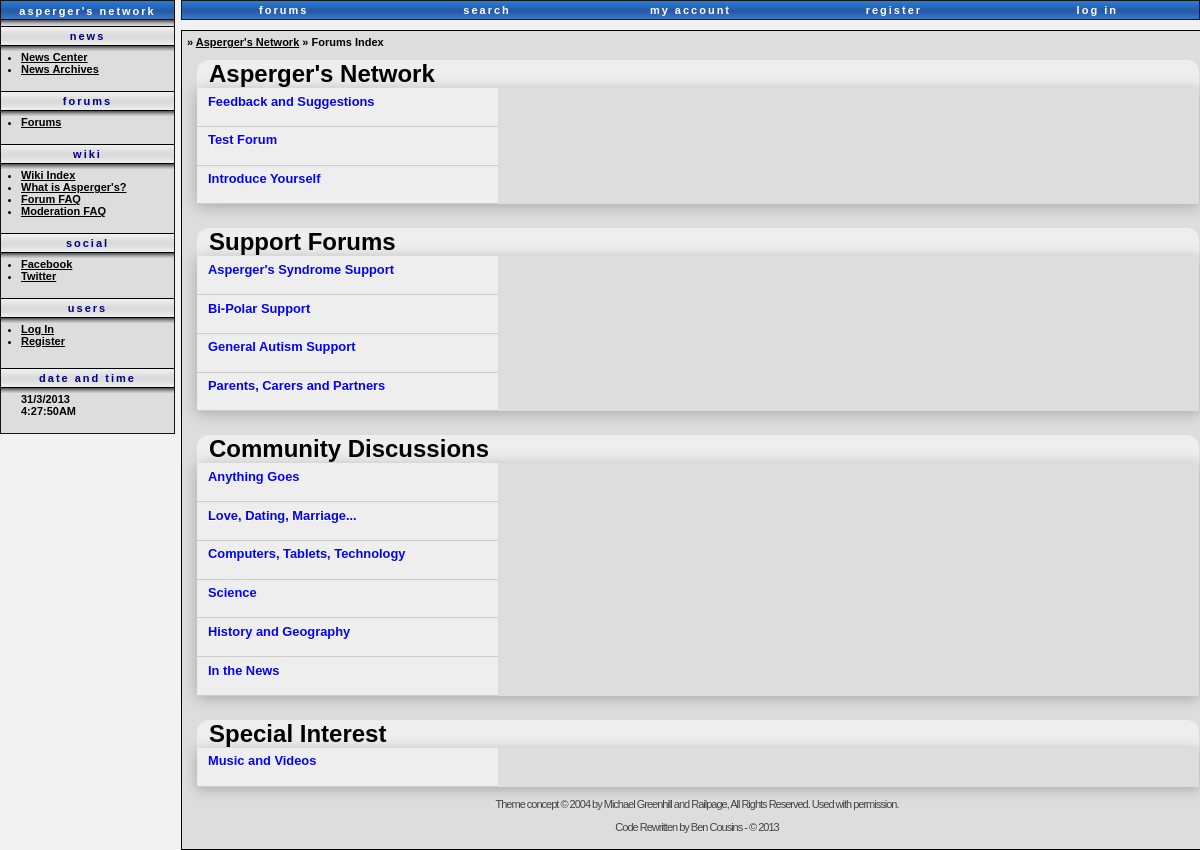
Page /forums/index.php on the committed database.
### forums/index.php (the view, shortened to what this page needs)
<?php
require '../inc/config.php';
include '../tmp/header.php';
echo '  <span class=gensmall>
            </span>
            <span class=nav>&raquo; <a href="./" class=nav>Asperger\'s Network</a> &raquo; Forums Index</span><br><br>';
echo '<div id="forums">';
$sqlcat1 = mysql_query('SELECT * FROM  `f-cat` WHERE `id` = 1') or die(mysql_error());
$sqlforum1 = mysql_query('SELECT * FROM  `f-forums` WHERE `cat_id` = 1 ORDER BY `id`') or die(mysql_error());
while($row = mysql_fetch_array($sqlcat1))
  {
	echo '<div class="cat">';
  	echo $row['name'];
  	echo '</div>';
  }
  echo '<center><table border="0" class="forums"> <tbody>';
while($rowf = mysql_fetch_array($sqlforum1))
	{
		echo '<tr><td class="f-link"><h3><a href="f-f'.$rowf["id"];
		echo '.htm">'.$rowf["name"].'</a></h3></td>';
		echo '<td class="forumrecent">';
		echo '</td></tr>';
	}
	echo '</tbody> </table></center><br><br>';
$sqlcat1 = mysql_query('SELECT * FROM  `f-cat` WHERE `id` = 2') or die(mysql_error());
$sqlforum1 = mysql_query('SELECT * FROM  `f-forums` WHERE `cat_id` = 2 ORDER BY `id`') or die(mysql_error());
while($row = mysql_fetch_array($sqlcat1))
  {
	echo '<div class="cat">';
  	echo $row['name'];
  	echo '</div>';
  }
  echo '<center><table border="0" class="forums"> <tbody>';
while($rowf = mysql_fetch_array($sqlforum1))
	{
		echo '<tr><td class="f-link"><h3><a href="f-f'.$rowf["id"];
		echo '.htm">'.$rowf["name"].'</a></h3></td>';
		echo '<td class="forumrecent">';
		$sqlrecentposts = mysql_query("SELECT * FROM `f-topics` where `f_id` = '{$rowf["id"]}' && `deleted` = 0 ORDER BY `time` DESC LIMIT 3") or die(mysql_error());
			while($rowrecent = mysql_fetch_array($sqlrecentposts)){
			if($rowrecent['deleted'] == 1){
			echo '<a href="f-del-t'.$rowrecent['id'].'.htm">'.$rowrecent['title'];
			echo '</a><br>';
				}
				else{
			echo '<a href="f-t'.$rowrecent['id'].'.htm">'.$rowrecent['title'];
			echo '</a><br>';
				}
			}		echo '</td></tr>';
	}
	echo '</tbody> </table></center><br><br>';
$sqlcat1 = mysql_query('SELECT * FROM  `f-cat` WHERE `id` = 3') or die(mysql_error());
$sqlforum1 = mysql_query('SELECT * FROM  `f-forums` WHERE `cat_id` = 3 ORDER BY `id`') or die(mysql_error());
while($row = mysql_fetch_array($sqlcat1))
  {
	echo '<div class="cat">';
  	echo $row['name'];
  	echo '</div>';
  }
  echo '<center><table border="0" class="forums"> <tbody>';
while($rowf = mysql_fetch_array($sqlforum1))
	{
		echo '<tr><td class="f-link"><h3><a href="f-f'.$rowf["id"];
		echo '.htm">'.$rowf["name"].'</a></h3></td>';
		echo '<td class="forumrecent">';
		echo '</td></tr>';
	}
	echo '</tbody> </table></center><br><br>';
$sqlcat1 = mysql_query('SELECT * FROM  `f-cat` WHERE `id` = 4') or die(mysql_error());
$sqlforum1 = mysql_query('SELECT * FROM  `f-forums` WHERE `cat_id` = 4 ORDER BY `id`') or die(mysql_error());
while($row = mysql_fetch_array($sqlcat1))
  {
	echo '<div class="cat">';
  	echo $row['name'];
  	echo '</div>';
  }
  echo '<center><table border="0" class="forums"> <tbody>';
while($rowf = mysql_fetch_array($sqlforum1))
	{
		echo '<tr><td class="f-link"><h3><a href="f-f'.$rowf["id"];
		echo '.htm">'.$rowf["name"].'</a></h3></td>';
		echo '<td class="forumrecent">';
		echo '</td></tr>';
	}
	echo '</tbody> </table></center>';
echo '</div>';
include '../tmp/footer.php';
?>

### tmp/header.php (shortened to what this page needs)
<!DOCTYPE HTML PUBLIC "-//W3C//DTD HTML 4.01 Transitional//EN">
<html>
<head>
</head>
<body topmargin="0" leftmargin="0">
	<table width="100%" border=0 cellspacing=0 cellpadding=0>
		<tr>
			<td width=150 valign=top>
				<table border=0 align=center width=175 cellpadding=0 cellspacing=0 class=block>
					<tr>
						<td class=b_h>
							<table width="100%" border=0 cellspacing=0 cellpadding=0>
								<tr>
									<td class="b_h b_h_s">
										<a class="b_l_h" href="/"> asperger's network </a>
									</td>
								</tr>
								<tr style="padding-top:0px;">
									<td class="b_s_sh">news</td>
								</tr>
								<tr>
									<td>
										<ul class="b_s_m">
											<li><a href="./index.php">News Center</a></li>
											<li><a href="./n-archive.htm">News Archives</a></li>
										</td>
								</tr>
								<tr>
									<td class="b_s_sh">forums</td>
								</tr>
								<tr>
									<td>
										<ul class="b_s_m">
											<li><a href="./f.htm">Forums</a></li>
 										</ul>
									</td>
								</tr>
								<tr>
									<td class="b_s_sh">wiki</td>
								</tr>
								<tr>
									<td>
										<ul class="b_s_m">
										<li><a href="./w.htm">Wiki Index</a></li>
										<li><a href="./w-a4.htm">What is Asperger's?</a></li>
										<li><a href="./w-a1.htm">Forum FAQ</a></li>
										<li><a href="./w-a2.htm">Moderation FAQ</a></li>
										</ul>
									</td>
								</tr>
								<tr>
									<td class="b_s_sh">social</td>
								</tr>
								<tr>
									<td>
										<ul class="b_s_m">
										<li><a href="https://www.facebook.com/AspergersNetwork">Facebook</a></li>
										<li><a href="http://twitter.com/aspergersnetwrk">Twitter</a></li>
										</ul>
									</td>
								</tr>
								<tr>
									<td class="b_s_sh">users</td>
								</tr>
								<tr>
									<td>
										<ul class="b_s_m">
											<?php if(!$username) { ?>
											<li><a href="/login.php">Log In</a></li>
											<li><a href="/register.php">Register</a></li>
											<?php } else{ ?>
											<li><a href="/account">Edit My Account</a></li>
											<?php } ?>
										</ul>
									</td>
								</tr>
							</table>
						</td>
					</tr>
					<tr>
						<td class="b_s_sh">date and time</td>
					</tr>
					<tr>
					<td>
						<ul class="b_s_m">
						</ul>
					</td>
					</tr>
				</table>
				<br />
				<br />
			</td>
			<td width=6>&nbsp;</td>
			<td valign=top>
<table border=0 cellpadding=0 cellspacing=0 width="100%" class="block noround" id="f_tools">
	<tr>
		<td align=center class=b_hs width="20%"><a href="/f.htm" class=b_l_h>forums</a></td>
		<td align=center class=b_hs width="20%"><a href="" class=b_l_h>search</a></td>
		<td align=center class=b_hs width="20%"><a href="/account" class=b_l_h>My Account</a></td>
	<?php if(!$_SESSION['username']){ ?>
		<td align=center class=b_hs width="20%"><a href="/register.php" class=b_l_h>register</a></td>
		<td align=center class=b_hs width="20%"><a href="login.php" class=b_l_h style="text-transform:lowercase;">Log in</a></td>
	<?php } else{ ?>
		<td align=center class=b_hs width="20%"><a href="/user/?online" class=b_l_h>notable identities</a></td>
		<td align=center class=b_hs width="20%"><a href="logout.php" class=b_l_h style="text-transform:lowercase;">Log out</a></td>
	<?php } ?>
	</tr>
</table>
<br />
<div id="content">

### tmp/footer.php
<div align="center">
	<span class="copyright">
		<p>Theme concept &copy; 2004 by Michael Greenhill and Railpage, All Rights Reserved. Used with permission.</p>
		<p>Code Rewritten by Ben Cousins - &copy; 2013</p>
	</span>
</div>
</div>
<br><br>
</body>
</html>

### an/css/main.css (style rules this page uses)
.block { background-color:#dddddd; border:solid 1px #151515; }
TD { FONT-FAMILY:Verdana,Lucidasans,Helvetica; FONT-SIZE:11px; }
BODY { margin:0; background-color:#f2f2f2; FONT-FAMILY:Verdana,Helvetica; FONT-SIZE:11px; scrollbar-face-color:#f2f2f2; scrollbar-arrow-color:#7da3cf; scrollbar-track-color:#ddd; scrollbar-shadow-color:#ccc; scrollbar-highlight-color:#f2f2f2; scrollbar-3dlight-color:#fff; scrollbar-darkshadow-color:#aaa; }
P { FONT-FAMILY:Verdana,Lucidasans,Helvetica; FONT-SIZE:11px; }
DIV { FONT-FAMILY:Verdana,Lucidasans,Helvetica; FONT-SIZE:11px; }
A:link { COLOR:#000000; TEXT-DECORATION:underline; }
.b_h { text-align:center; height:25px; background:transparent url('/an/img/h.gif') repeat-x 0% 0%; padding-bottom:5px; letter-spacing:2px; color:#ffffff; font-weight:bold; }
.b_hs { text-align:center; height:18px; background:transparent url('/an/img/h3.gif') repeat-x 0% 0%; letter-spacing:2px; color:#ffffff; font-weight:bold; text-transform: lowercase; }
.b_s_sh { height:25px; text-align:center; background:transparent url('/an/img/sh.gif') repeat-x 0% 0%; padding-bottom:5px; letter-spacing:2px; color:#000080; font-weight:bold; }
.b_h_s { cursor:pointer; }
.b_s_m { list-style-image:url('/web/20050830081604/http://www.railpage.com.au/i/b/s.gif'); padding-bottom:5px; padding-left:20px; margin-left:0px; font-weight:bold; letter-spacing:0px; }
a.b_l_h, a.b_l_h:link, a.b_l_h:visited, a.b_l_h:active { letter-spacing:2px; color:#ffffff; font-weight:bold; text-decoration:none; }
font,th,td,p { font-family:Verdana, Arial, Lucidasans, Helvetica, sans-serif; }
.nav { font-weight:bold; font-size:11px; }
.copyright { font-size:10px; font-family:Verdana, Arial, Helvetica, sans-serif; color:#444444; letter-spacing:-1px; }
#content { position:absolute; top:130px; margin-left:158px; margin-right:138px; }
#content { background: #ddd; border:1px solid #000; width:85%; float:right; margin-right:1px; margin-top:-100px; margin-left: 0px; padding:5px; }
.cat { padding-left:12px; font-size: 24; font-weight:bold; background:#eee; margin: 0 auto; width:990px; border-top-left-radius: 12px; border-top-right-radius: 12px; }
table.forums { width:1002px; border:0; border-spacing: 0; margin:0 auto; box-shadow: 0 2px 14px rgba(0, 0, 0, 0.25) }
table.forums tr td.f-link { background:#eee; border-bottom:1px solid #ccc; padding:0.5em 1em 0.4em 1em; text-shadow:0 1px 0 white; width:30%; }
table.forums td.f-link a, table.forums td.f-link a:visited { text-decoration:none; color:blue; font-weight: bold; }
#forums { width:1000px; margin:0 auto; }

### rows in the picture
f-cat: name "Asperger's Network"
f-forums: name "Feedback and Suggestions"
f-forums: name "Test Forum"
f-forums: name "Introduce Yourself"
f-cat: name "Support Forums"
f-forums: name "Asperger's Syndrome Support"
f-forums: name "Bi-Polar Support"
f-forums: name "General Autism Support"
f-forums: name "Parents, Carers and Partners"
f-cat: name "Community Discussions"
f-forums: name "Anything Goes"
f-forums: name "Love, Dating, Marriage..."
f-forums: name "Computers, Tablets, Technology"
f-forums: name "Science"
f-forums: name "History and Geography"
f-forums: name "In the News"
f-cat: name "Special Interest"
f-forums: name "Music and Videos"
